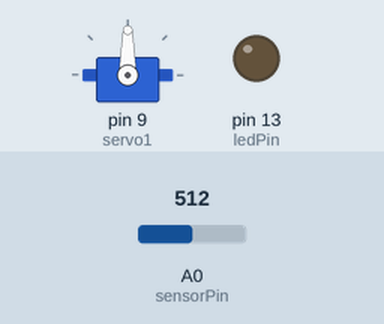
Recording of a sketch running on a simulated Arduino Uno, built with avr-gcc and run on an emulated ATmega328P. Shown: servo, output pins drawn as LEDs (lit = HIGH). The test bench sets the inputs (shaded band); at power-on: A0 (sensorPin) = 512. What the sketch prints to the serial monitor is not drawn.

Above: at 2.3 s.
2.4 s: A0 (sensorPin) set to 586
5.9 s: A0 (sensorPin) set to 611
At 6.9 s:
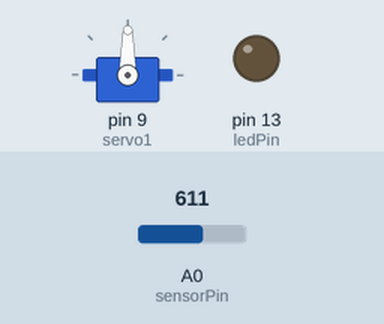
Timing chart, 0 to 8.9 s (numbered marks = the images above; inputs shaded):
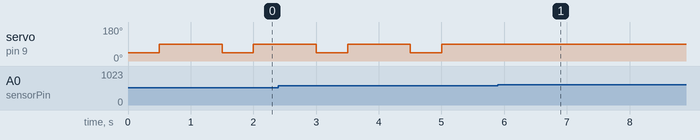

The sketch:

ffxLightningDodge.ino
```cpp
#include <Servo.h>  // servo library

const int sensorPin = 0;
const int ledPin = 13;

Servo servo1;

int count = 0;

// We'll also set up some global variables for the light level:
int lightLevel, high = 0, low = 1023;


void setup() {
  pinMode(ledPin, OUTPUT);
  servo1.attach(9);
  servo1.write(90);

  Serial.begin(9600);
}

void loop() {
  lightLevel = analogRead(sensorPin);
  manualTune();

  if(lightLevel < 150)
  {
    count++;
    Serial.print(count);
    Serial.print(" : ");
    Serial.print(lightLevel);
    Serial.print(" ");
    pressPS4Button();
    delay(1000);
  }
}

void saveShit()
{
  lightLevel = analogRead(sensorPin);

  servo1.write(90);    // Tell servo to go to 90 degrees

  delay(1000);         // Pause to get it time to move

  analogWrite(ledPin, lightLevel);
}

void manualTune()
{
  lightLevel = map(lightLevel, 0, 1023, 0, 255);
  lightLevel = constrain(lightLevel, 0, 255);
}

void pressPS4Button() {
  servo1.write(45);
  delay(500);
  servo1.write(90);
}
```

Measured:
- the behaviour switches between 601 and 602 on A0 (sensorPin) (found by bisection; images 0 and 1)
- after the input at 5.9 s, servo on pin 9 (servo1): stops changing and stays 90°
- by itself, servo on pin 9 (servo1): alternates 90° for 1.0 s and 45° for 0.50 s
